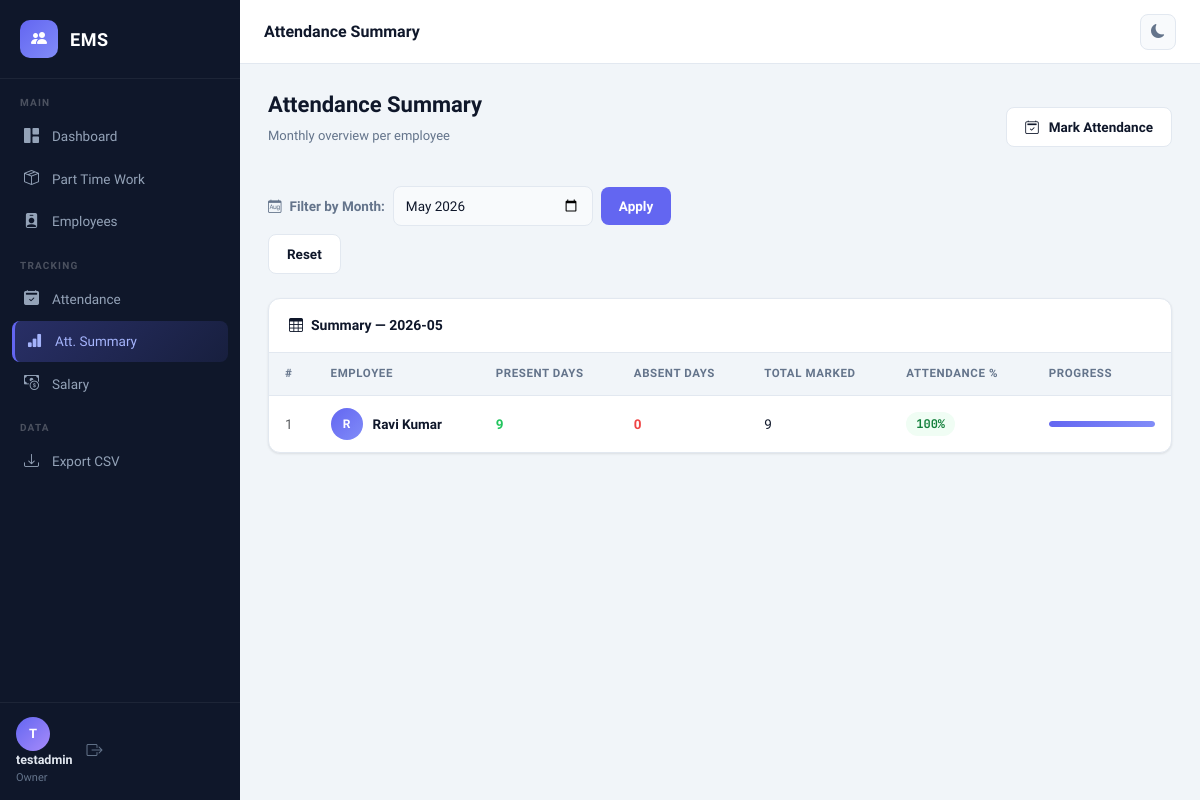
The app's page /attendance/summary (signed in) with its own data.
### tables this page shows
CREATE TABLE employees (
            id INTEGER PRIMARY KEY AUTOINCREMENT,
            name TEXT NOT NULL,
            phone TEXT,
            age INTEGER,
            gender TEXT,
            salary REAL,
            leaves INTEGER DEFAULT 0,
            working_hours REAL DEFAULT 40,
            user_id INTEGER,
            created_at TEXT DEFAULT CURRENT_TIMESTAMP,
            FOREIGN KEY (user_id) REFERENCES users(id)
        );

### app.py (the view)
@app.route('/attendance/summary')
@login_required
def attendance_summary():
    uid = get_current_user_id()
    month_filter = request.args.get('month', datetime.now().strftime('%Y-%m'))
    conn = get_db()
    emps = conn.execute(
        'SELECT * FROM employees WHERE user_id=? ORDER BY name', (uid,)).fetchall()
    summary = []
    today = date.today()
    if month_filter == today.strftime('%Y-%m'):
        total_days = today.day
    else:
        total_days = 30
    for e in emps:
        absent_days = conn.execute('''
            SELECT COUNT(*) as cnt
            FROM attendance
            WHERE emp_id=?
            AND status='Absent'
            AND substr(date,1,7)=?
        ''', (e['id'], month_filter)).fetchone()['cnt']
        present_days = total_days - absent_days
        summary.append({
            'name': e['name'],
            'present': present_days,
            'absent': absent_days,
            'total': total_days
        })
    conn.close()
    return render_template('attendance_summary.html',
                           summary=summary,
                           month_filter=month_filter
                           )

### app.py (called while the page is built)
def get_db():
    conn = sqlite3.connect(DB_PATH)
    conn.row_factory = sqlite3.Row  # allows dict-like access
    return conn

def login_required(f):
    @wraps(f)
    def decorated(*args, **kwargs):
        if 'user_id' not in session:
            return redirect(url_for('login'))
        if session.get('otp_pending'):
            return redirect(url_for('verify_otp'))
        return f(*args, **kwargs)
    return decorated

def get_current_user_id():
    return session.get('user_id')

### templates/attendance_summary.html (shortened to what this page needs)
{% extends "base.html" %}
{% block page_title %}Attendance Summary{% endblock %}
{% block content %}
<div class="page-header">
  <div>
    <h2 class="page-h2">Attendance Summary</h2>
    <p class="page-sub">Monthly overview per employee</p>
  </div>
  <a href="{{ url_for('attendance') }}" class="btn-secondary-custom">
    <i class="bi bi-calendar2-check me-1"></i>Mark Attendance
  </a>
</div>
<div class="date-bar mb-4">
  <form method="GET" class="d-flex align-items-center gap-2 flex-wrap">
    <label class="date-label"><i class="bi bi-calendar-month me-2"></i>Filter by Month:</label>
    <input type="month" name="month" class="form-input date-input" value="{{ month_filter }}"/>
    <button type="submit" class="btn-primary-custom">Apply</button>
    <a href="{{ url_for('attendance_summary') }}" class="btn-secondary-custom">Reset</a>
  </form>
</div>
<div class="card-custom">
  <div class="card-header-custom">
    <span><i class="bi bi-table me-2"></i>Summary — {{ month_filter }}</span>
  </div>
  <div class="table-responsive">
    <table class="table-custom">
      <thead>
        <tr>
          <th>#</th>
          <th>Employee</th>
          <th>Present Days</th>
          <th>Absent Days</th>
          <th>Total Marked</th>
          <th>Attendance %</th>
          <th>Progress</th>
        </tr>
      </thead>
      <tbody>
        {% for s in summary %}
        {% set pct = ((s.present / s.total * 100) | int) if s.total > 0 else 0 %}
        <tr>
          <td class="text-muted">{{ loop.index }}</td>
          <td>
            <div class="emp-cell">
              <div class="emp-avatar">{{ s.name[0].upper() }}</div>
              <span class="emp-name">{{ s.name }}</span>
            </div>
          </td>
          <td><span class="num-green">{{ s.present }}</span></td>
          <td><span class="num-red">{{ s.absent }}</span></td>
          <td>{{ s.total }}</td>
          <td>
            <span class="pct-badge {% if pct >= 80 %}pct-good{% elif pct >= 50 %}pct-mid{% else %}pct-low{% endif %}">
              {{ pct }}%
            </span>
          </td>
          <td style="min-width:120px">
            <div class="progress-bar-wrap">
              <div class="progress-bar-fill" style="width:{{ pct }}%"></div>
            </div>
          </td>
        </tr>
        {% else %}
        <tr><td colspan="7" class="empty-state">
          <i class="bi bi-calendar-x"></i>
          <p>No attendance records for this month.</p>
        </td></tr>
        {% endfor %}
      </tbody>
    </table>
  </div>
</div>
{% endblock %}

### static/css/style.css (style rules this page uses)
:root { --bg-page: #f1f5f9; --bg-card: #ffffff; --bg-sidebar: #0f172a; --bg-hover: #1e293b; --bg-input: #f8fafc; --bg-modal: #ffffff; --text-primary: #0f172a; --text-secondary:#64748b; --text-sidebar: #94a3b8; --text-sidebar-a:#ffffff; --border: #e2e8f0; --border-focus: #6366f1; --accent: #6366f1; --accent-hover: #4f46e5; --accent-light: #eef2ff; --blue: #3b82f6; --blue-light: #eff6ff; --green: #22c55e; --green-light: #f0fdf4; --orange: #f97316; --orange-light: #fff7ed; --purple: #a855f7; --purple-light: #faf5ff; --red: #ef4444; --red-light: #fef2f2; --shadow-sm: 0 1px 3px rgba(0,0,0,.06), 0 1px 2px rgba(0,0,0,.04); --shadow-md: 0 4px 16px rgba(0,0,0,.08); --shadow-lg: 0 10px 40px rgba(0,0,0,.12); --radius: 12px; --radius-sm: 8px; --sidebar-w: 240px; --topbar-h: 64px; --transition: 0.2s ease; }
*, *::before, *::after { box-sizing: border-box; margin: 0; padding: 0; }
html { scroll-behavior: smooth; }
body { font-family: 'Plus Jakarta Sans', sans-serif; background: var(--bg-page); color: var(--text-primary); transition: background var(--transition), color var(--transition); min-height: 100vh; }
.card-custom { background: var(--bg-card); border: 1px solid var(--border); border-radius: var(--radius); box-shadow: var(--shadow-sm); overflow: hidden; }
.card-header-custom { display: flex; align-items: center; justify-content: space-between; padding: 16px 20px; border-bottom: 1px solid var(--border); font-weight: 600; font-size: 14px; color: var(--text-primary); }
.table-custom { width: 100%; border-collapse: collapse; }
.table-custom thead th { padding: 12px 16px; font-size: 11.5px; font-weight: 700; text-transform: uppercase; letter-spacing: 0.6px; color: var(--text-secondary); background: var(--bg-page); border-bottom: 1px solid var(--border); white-space: nowrap; }
.table-custom tbody tr { border-bottom: 1px solid var(--border); transition: background var(--transition); }
.table-custom tbody tr:last-child { border-bottom: none; }
.table-custom td { padding: 12px 16px; font-size: 13.5px; vertical-align: middle; }
.emp-cell { display: flex; align-items: center; gap: 10px; }
.emp-avatar { width: 32px; height: 32px; border-radius: 50%; background: linear-gradient(135deg, var(--accent), #818cf8); display: flex; align-items: center; justify-content: center; color: white; font-size: 12px; font-weight: 700; flex-shrink: 0; }
.emp-name { font-weight: 600; color: var(--text-primary); }
.btn-primary-custom { display: inline-flex; align-items: center; gap: 6px; padding: 9px 18px; background: var(--accent); color: white; border: none; border-radius: var(--radius-sm); font-size: 13.5px; font-weight: 600; cursor: pointer; text-decoration: none; transition: all var(--transition); font-family: inherit; }
.btn-secondary-custom { display: inline-flex; align-items: center; gap: 6px; padding: 9px 18px; background: var(--bg-card); color: var(--text-primary); border: 1px solid var(--border); border-radius: var(--radius-sm); font-size: 13.5px; font-weight: 600; cursor: pointer; text-decoration: none; transition: all var(--transition); font-family: inherit; }
.form-input { width: 100%; padding: 9px 12px; background: var(--bg-input); border: 1.5px solid var(--border); border-radius: var(--radius-sm); color: var(--text-primary); font-size: 13.5px; font-family: inherit; transition: border-color var(--transition), box-shadow var(--transition); outline: none; }
.page-header { display: flex; align-items: center; justify-content: space-between; margin-bottom: 24px; flex-wrap: wrap; gap: 12px; }
.page-h2 { font-size: 22px; font-weight: 800; color: var(--text-primary); }
.page-sub { font-size: 13px; color: var(--text-secondary); margin-top: 2px; }
.date-bar { display: flex; align-items: center; gap: 12px; flex-wrap: wrap; }
.date-label { font-size: 13.5px; font-weight: 600; color: var(--text-secondary); white-space: nowrap; }
.date-input { max-width: 200px; }
.num-green { font-weight: 700; color: var(--green); }
.num-red { font-weight: 700; color: var(--red); }
.pct-badge { display: inline-block; padding: 3px 10px; border-radius: 999px; font-size: 12px; font-weight: 700; font-family: 'JetBrains Mono', monospace; }
.pct-good { background: var(--green-light); color: #15803d; }
.progress-bar-wrap { height: 6px; background: var(--border); border-radius: 999px; overflow: hidden; }
.progress-bar-fill { height: 100%; background: linear-gradient(90deg, var(--accent), #818cf8); border-radius: 999px; transition: width 0.6s ease; }

### records on screen
employees: name "R", name "Ravi Kumar", present "9", absent "0", total "9", pct "100"

### other values on screen
{{ (username[0].upper() if username else '?') }} "T"
{{ username if username else 'User' }} "testadmin"
{{ month_filter }} "2026-05"
